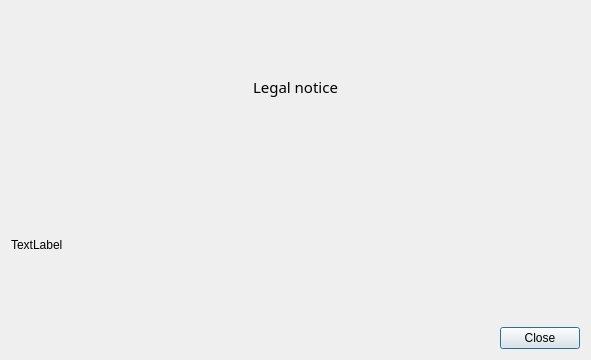
<?xml version="1.0" encoding="UTF-8"?>
<ui version="4.0">
 <class>OCC::LegalNotice</class>
 <widget class="QDialog" name="OCC::LegalNotice">
  <property name="geometry">
   <rect>
    <x>0</x>
    <y>0</y>
    <width>591</width>
    <height>360</height>
   </rect>
  </property>
  <property name="windowTitle">
   <string notr="true">Dialog</string>
  </property>
  <layout class="QVBoxLayout" name="verticalLayout">
   <item>
    <widget class="QLabel" name="header">
     <property name="font">
      <font>
       <family>Arabic Newspaper</family>
       <pointsize>11</pointsize>
      </font>
     </property>
     <property name="text">
      <string>Legal notice</string>
     </property>
     <property name="alignment">
      <set>Qt::AlignCenter</set>
     </property>
    </widget>
   </item>
   <item>
    <widget class="QLabel" name="notice">
     <property name="text">
      <string notr="true">TextLabel</string>
     </property>
    </widget>
   </item>
   <item>
    <layout class="QHBoxLayout" name="horizontalLayout">
     <item>
      <spacer name="horizontalSpacer">
       <property name="orientation">
        <enum>Qt::Horizontal</enum>
       </property>
       <property name="sizeHint" stdset="0">
        <size>
         <width>40</width>
         <height>20</height>
        </size>
       </property>
      </spacer>
     </item>
     <item>
      <widget class="QPushButton" name="closeButton">
       <property name="text">
        <string>Close</string>
       </property>
      </widget>
     </item>
    </layout>
   </item>
  </layout>
 </widget>
 <resources/>
 <connections/>
</ui>
